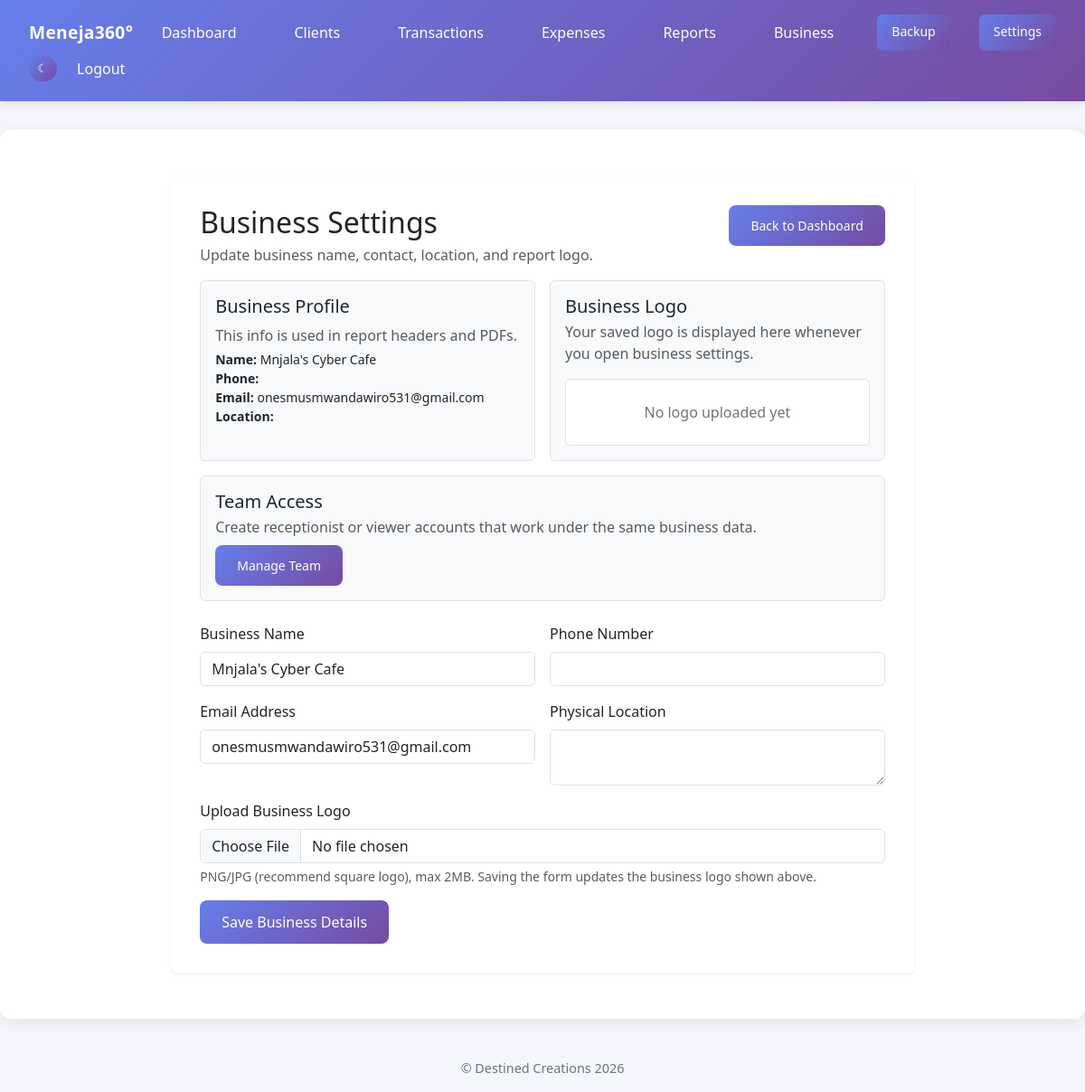
The page /settings/ (signed in) on the database its author committed.
### core/models.py (models this page shows, shortened)
class BusinessProfile(models.Model):
    APPROVAL_PENDING = 'pending'
    APPROVAL_APPROVED = 'approved'
    APPROVAL_REJECTED = 'rejected'
    APPROVAL_STATUS_CHOICES = [
        (APPROVAL_PENDING, 'Pending Approval'),
        (APPROVAL_APPROVED, 'Approved'),
        (APPROVAL_REJECTED, 'Rejected'),
    ]
    owner = models.OneToOneField(
        settings.AUTH_USER_MODEL,
        on_delete=models.CASCADE,
        related_name='business_profile',
        blank=True,
        null=True,
    )
    name = models.CharField("Business Name", max_length=255)
    owner_name = models.CharField("Owner Name", max_length=255)
    phone = models.CharField("Phone", max_length=50)
    email = models.EmailField("Email", blank=True, null=True)
    location = models.TextField("Location")
    logo = models.ImageField("Logo", upload_to="logos/", blank=True, null=True)
    subscription_start_date = models.DateField("Subscription Start Date", blank=True, null=True)
    subscription_end_date = models.DateField("Subscription End Date", blank=True, null=True)
    is_active = models.BooleanField("Active", default=True)
    approval_status = models.CharField("Approval Status", max_length=20, choices=APPROVAL_STATUS_CHOICES, default=APPROVAL_APPROVED)
    date_created = models.DateTimeField("Date Created", default=timezone.now)
    class Meta:
        verbose_name = "Business Profile"
        verbose_name_plural = "Business Profiles"

### core/views.py (the view, shortened to what this page needs)
# urls.py: path('settings/', views.SettingsView.as_view(), name='settings'),
class SettingsView(LoginRequiredMixin, AdminRequiredMixin, UserBusinessMixin, TemplateView):
    template_name = 'core/settings.html'
    def get(self, request, *args, **kwargs):
        business = self.get_business()
        form = BusinessProfileForm(instance=business)
        return render(request, self.template_name, {'form': form, 'business': business})

### core/forms.py
class BusinessProfileForm(forms.ModelForm):
    class Meta:
        model = BusinessProfile
        fields = ['name', 'owner_name', 'phone', 'email', 'location', 'logo']
        widgets = {
            'name': forms.TextInput(attrs={'class': 'form-control'}),
            'owner_name': forms.TextInput(attrs={'class': 'form-control'}),
            'phone': forms.TextInput(attrs={'class': 'form-control'}),
            'email': forms.EmailInput(attrs={'class': 'form-control'}),
            'location': forms.Textarea(attrs={'class': 'form-control', 'rows': 2}),
            'logo': forms.ClearableFileInput(attrs={'class': 'form-control', 'accept': 'image/*'}),
        }

### core/context_processors.py (called while the page is built)
def app_permissions(request):
    user = getattr(request, 'user', None)
    return {
        'app_role': get_user_role(user) if user and user.is_authenticated else None,
        'can_backup_restore': can_backup_restore(user) if user and user.is_authenticated else False,
        'can_manage_business': can_manage_business(user) if user and user.is_authenticated else False,
        'can_manage_records': can_manage_records(user) if user and user.is_authenticated else False,
        'can_view_reports': can_view_reports(user) if user and user.is_authenticated else False,
    }

### core/permissions.py (called while the page is built)
def get_user_role(user):
    if not user or not user.is_authenticated:
        return None
    business = get_user_business(user)
    if business.owner_id == user.id:
        return 'admin'
    profile = _get_profile(user)
    if profile and getattr(profile, 'business_id', None) == business.id:
        return profile.role
    return 'staff'

def can_backup_restore(user):
    return get_user_role(user) == 'admin'

def can_manage_business(user):
    return get_user_role(user) == 'admin'

def can_manage_records(user):
    return get_user_role(user) in {'admin', 'staff'}

def can_view_reports(user):
    return get_user_role(user) in {'admin', 'staff', 'viewer'}

    def dispatch(self, request, *args, **kwargs):
        if not self.has_permission():
            messages.error(request, self.permission_denied_message)
            return redirect('dashboard')
        return super().dispatch(request, *args, **kwargs)

    def has_permission(self):
        return can_manage_business(self.request.user)

### core/tenancy.py (called while the page is built)
    def get_business(self):
        return get_user_business(self.request.user)

### templates/core/settings.html (shortened to what this page needs)
{% extends 'base.html' %}
{% block content %}
<div class="settings-page" style="max-width:860px; margin:auto; padding:1.2rem;">
    <div class="card shadow-sm border-0">
        <div class="card-body" style="padding:2rem;">
            <div class="d-flex justify-content-between align-items-start mb-3">
                <div>
                    <h2 class="mb-1">Business Settings</h2>
                    <p class="text-muted mb-0">Update business name, contact, location, and report logo.</p>
                </div>
                <div>
                    <a href="{% url 'dashboard' %}" class="btn btn-outline-secondary btn-sm">Back to Dashboard</a>
                </div>
            </div>
            <div class="row g-3">
                <div class="col-12 col-md-6">
                    <div class="border rounded p-3 h-100" style="background:#f8f9fa;">
                        <h5 class="mb-2">Business Profile</h5>
                        <p class="text-muted mb-1">This info is used in report headers and PDFs.</p>
                        <ul class="list-unstyled small mb-0">
                            <li><strong>Name:</strong> {{ business.name }}</li>
                            <li><strong>Phone:</strong> {{ business.phone }}</li>
                            <li><strong>Email:</strong> {{ business.email }}</li>
                            <li><strong>Location:</strong> {{ business.location }}</li>
                        </ul>
                    </div>
                </div>
                <div class="col-12 col-md-6">
                    <div class="border rounded p-3 h-100" style="background:#f8f9fa;">
                        <h5 class="mb-1">Business Logo</h5>
                        <p class="text-muted mb-3">Your saved logo is displayed here whenever you open business settings.</p>
                        {% if business.logo %}
                            <img
                                id="logo-preview-image"
                                src="{{ business.logo.url }}"
                                alt="Business Logo"
                                style="display:block; max-width: 100%; max-height: 160px; object-fit: contain; border:1px solid #ddd; background:white; padding:8px;"
                            />
                            <div id="logo-preview-empty" class="p-4 text-center border rounded" style="display:none; background:#fff; color:#6c757d;">No logo uploaded yet</div>
                        {% else %}
                            <div id="logo-preview-empty" class="p-4 text-center border rounded" style="background:#fff; color:#6c757d;">No logo uploaded yet</div>
                        {% endif %}
                    </div>
                </div>
                <div class="col-12">
                    <div class="border rounded p-3" style="background:#f8f9fa;">
                        <div class="d-flex justify-content-between align-items-center flex-wrap gap-2">
                            <div>
                                <h5 class="mb-1">Team Access</h5>
                                <p class="text-muted mb-0">Create receptionist or viewer accounts that work under the same business data.</p>
                            </div>
                            <a href="{% url 'team_management' %}" class="btn btn-outline-primary btn-sm">Manage Team</a>
                        </div>
                    </div>
                </div>
            </div>
            <div class="mt-4">
                <form method="post" enctype="multipart/form-data" class="row g-3">
                    <div class="col-12 col-md-6">
                        <label class="form-label">Business Name</label>
                        {{ form.name }}
                    </div>
                    <div class="col-12 col-md-6">
                        <label class="form-label">Phone Number</label>
                        {{ form.phone }}
                    </div>
                    <div class="col-12 col-md-6">
                        <label class="form-label">Email Address</label>
                        {{ form.email }}
                    </div>
                    <div class="col-12 col-md-6">
                        <label class="form-label">Physical Location</label>
                        {{ form.location }}
                    </div>
                    <div class="col-12">
                        <label class="form-label">Upload Business Logo</label>
                        {{ form.logo }}
                        <div class="form-text">PNG/JPG (recommend square logo), max 2MB. Saving the form updates the business logo shown above.</div>
                    </div>
                    <div class="col-12">
                        <button type="submit" class="btn btn-primary">Save Business Details</button>
                    </div>
                </form>
            </div>
        </div>
    </div>
</div>
{% endblock %}

### static/css/style.css (style rules this page uses)
body { font-family: 'Segoe UI', Tahoma, Geneva, Verdana, sans-serif; background: #f8f9fa; color: #333; margin: 0; padding: 0; min-height: 100vh; display: flex; flex-direction: column; }
.btn { padding: 0.75rem 1.5rem; background: linear-gradient(135deg, #667eea 0%, #764ba2 100%); color: #fff; text-decoration: none; border-radius: 8px; border: none; cursor: pointer; transition: all 0.3s ease; font-weight: 500; }
.light-mode { background: #f4f6fb; color: #333; }

### rows shown on the page
BusinessProfile: name "Mnjala's Cyber Cafe", email "onesmusmwandawiro531@gmail.com"
